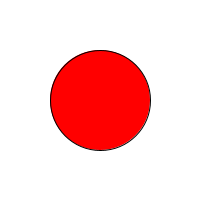
Frame 1 (no input)
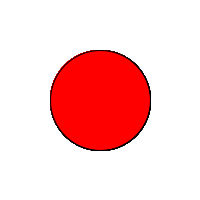
Frame 60 (the mouse pressed at the canvas centre just before this capture)
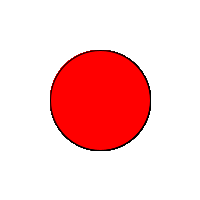
Frame 120 (the mouse held since frame 60 and released just before this capture)

The Processing sketch that drew these frames (run headless with seeded random() and noise(); from frame 60 on, the mouse is pressed at the canvas centre):

// Processing sketch: P10
// ── P10.pde
void setup(){
  size(200,200);
  background(255); //background colour
}

void draw(){
fill(255,0,0); //Red Colour
ellipse(width/2,height/2,100,100); //draw circle
}
